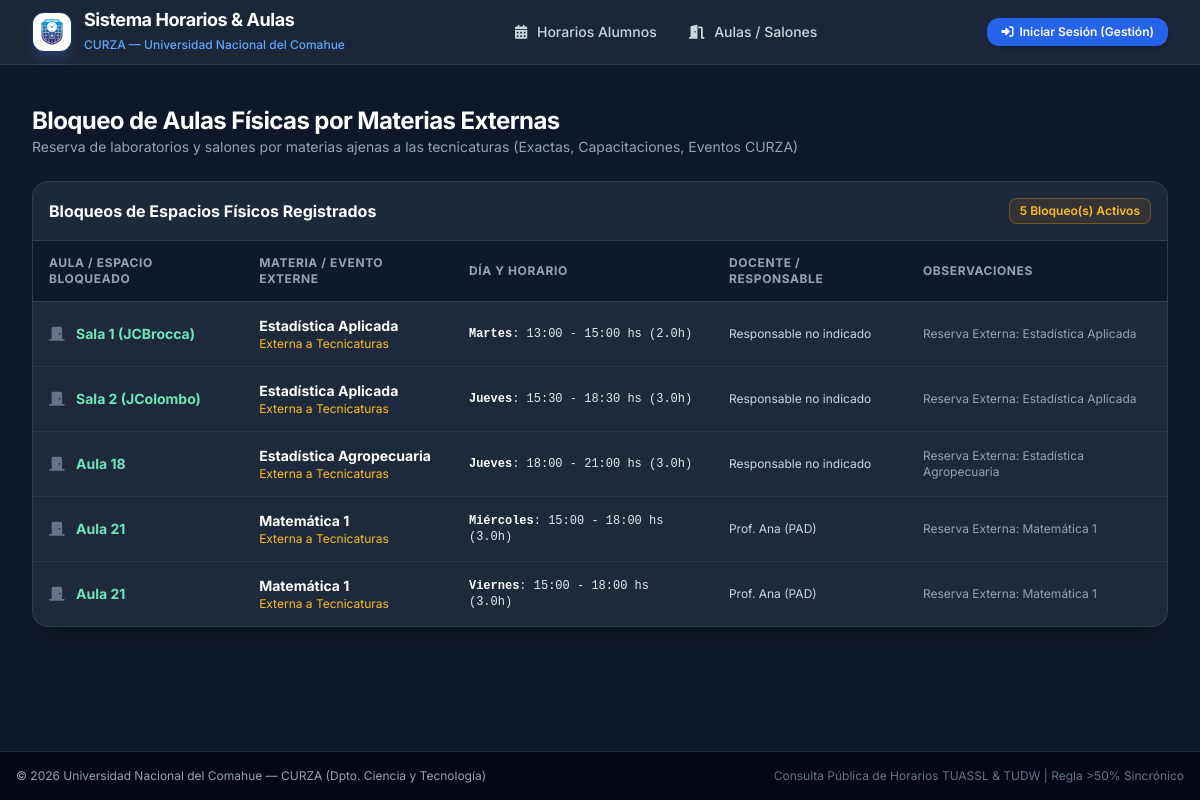
The app's page /bloqueos_externos with its own data.
### app/models.py (models this page shows, shortened)
class BloqueHorario(db.Model):
    __tablename__ = 'bloques_horarios'
    id = db.Column(db.Integer, primary_key=True)
    asignatura_id = db.Column(db.Integer, db.ForeignKey('asignaturas.id'), nullable=False)
    espacio_fisico_id = db.Column(db.Integer, db.ForeignKey('espacios_fisicos.id'), nullable=True) # Null si es Virtual / PEDCO
    profesor_id = db.Column(db.Integer, db.ForeignKey('profesores.id'), nullable=True) # Asignación de docente
    rol_docente = db.Column(db.String(20), nullable=False, default='PAD') # 'PAD' o 'AYP' en ESTE bloque
    dia_semana = db.Column(db.Integer, nullable=False) # 0=Lunes..4=Viernes
    hora_inicio = db.Column(db.Time, nullable=False)
    hora_fin = db.Column(db.Time, nullable=False)
    duracion_horas = db.Column(db.Float, nullable=False)
    tipo = db.Column(db.String(50), nullable=False, default='Teoría')
    modalidad = db.Column(db.String(50), nullable=False, default='Presencial')
    es_sincronico = db.Column(db.Boolean, nullable=False, default=True)
    es_bloqueo_externo = db.Column(db.Boolean, nullable=False, default=False)
    observaciones = db.Column(db.String(250), nullable=True)
    @property
    def dia_nombre(self):
        return DIAS_SEMANA.get(self.dia_semana, 'Desconocido')

class EspacioFisico(db.Model):
    __tablename__ = 'espacios_fisicos'
    id = db.Column(db.Integer, primary_key=True)
    nombre = db.Column(db.String(80), unique=True, nullable=False) # Ej: Sala 1 (JCBrocca)
    capacidad = db.Column(db.Integer, default=30)
    es_laboratorio = db.Column(db.Boolean, default=False)
    equipamiento = db.Column(db.String(200), default='Computadoras / Proyector / Red')
    activa = db.Column(db.Boolean, default=True)
    bloques_horarios = db.relationship('BloqueHorario', backref='espacio_fisico', lazy=True)

class Asignatura(db.Model):
    __tablename__ = 'asignaturas'
    id = db.Column(db.Integer, primary_key=True)
    carrera_id = db.Column(db.Integer, db.ForeignKey('carreras.id'), nullable=False)
    anio_cursada = db.Column(db.Integer, nullable=False) # 1, 2 o 3
    cuatrimestre = db.Column(db.Integer, nullable=False) # 1 o 2 cuatrimestre
    codigo = db.Column(db.String(20), nullable=True)
    nombre = db.Column(db.String(150), nullable=False)
    carga_horaria_semanal = db.Column(db.Integer, nullable=False, default=8) # Total hs semanales
    profesor_cargo = db.Column(db.String(150), nullable=True) # Texto libre / legacy
    es_externa = db.Column(db.Boolean, nullable=False, default=False) # Bloqueo externo / otra materia
    profesor_pad_id = db.Column(db.Integer, db.ForeignKey('profesores.id'), nullable=True)
    profesor_pad = db.relationship('Profesor', foreign_keys=[profesor_pad_id], backref='asignaturas_pad')
    profesores_ayp = db.relationship('Profesor', secondary=asignatura_ayps, backref='asignaturas_ayp')
    bloques_horarios = db.relationship('BloqueHorario', backref='asignatura', lazy=True, cascade='all, delete-orphan')

### app/routes.py (the view)
@main_bp.route('/bloqueos_externos')
def bloqueos_externos():
    bloqueos = BloqueHorario.query.filter((BloqueHorario.es_bloqueo_externo == True) | (BloqueHorario.modalidad == 'Bloqueo Aula')).all()
    aulas_lista = EspacioFisico.query.filter_by(activa=True).all()
    materias_externas = Asignatura.query.filter_by(es_externa=True).all()
    return render_template('bloqueos_externos.html', bloqueos=bloqueos, aulas=aulas_lista, materias_externas=materias_externas, dias_semana=DIAS_SEMANA)

### app/templates/bloqueos_externos.html (shortened to what this page needs)
{% extends "base.html" %}
{% block content %}
<div class="space-y-6">
    <div class="flex flex-col sm:flex-row sm:items-center justify-between gap-4">
        <div>
            <h1 class="text-2xl font-bold text-white tracking-tight">Bloqueo de Aulas Físicas por Materias Externas</h1>
            <p class="text-slate-400 text-sm">Reserva de laboratorios y salones por materias ajenas a las tecnicaturas (Exactas, Capacitaciones, Eventos CURZA)</p>
        </div>
    </div>
    <div class="bg-slate-800 rounded-2xl border border-slate-700/80 shadow-xl overflow-hidden">
        <div class="p-4 border-b border-slate-700 bg-slate-800/80 flex items-center justify-between">
            <h3 class="font-bold text-white text-base">Bloqueos de Espacios Físicos Registrados</h3>
            <span class="text-xs text-amber-400 font-semibold px-2.5 py-1 bg-amber-500/10 border border-amber-500/30 rounded-lg">
                {{ bloqueos|length }} Bloqueo(s) Activos
            </span>
        </div>
        <div class="overflow-x-auto">
            <table class="w-full text-left border-collapse min-w-[700px]">
                <thead>
                    <tr class="bg-slate-900/90 text-slate-400 text-xs uppercase tracking-wider border-b border-slate-700">
                        <th class="py-3.5 px-4 font-bold">Aula / Espacio Bloqueado</th>
                        <th class="py-3.5 px-4 font-bold">Materia / Evento Externe</th>
                        <th class="py-3.5 px-4 font-bold">Día y Horario</th>
                        <th class="py-3.5 px-4 font-bold">Docente / Responsable</th>
                        <th class="py-3.5 px-4 font-bold">Observaciones</th>
                    </tr>
                </thead>
                <tbody class="divide-y divide-slate-700/60 text-sm">
                    {% for b in bloqueos %}
                    <tr class="hover:bg-slate-700/30 transition-colors">
                        <td class="py-3.5 px-4 font-bold text-emerald-300">
                            <i class="fa-solid fa-door-closed mr-2 text-slate-500"></i>
                            {{ b.espacio_fisico.nombre if b.espacio_fisico else 'Sin aula' }}
                        </td>
                        <td class="py-3.5 px-4">
                            <span class="font-bold text-white">{{ b.asignatura.nombre }}</span>
                            <span class="block text-xs text-amber-400">Externa a Tecnicaturas</span>
                        </td>
                        <td class="py-3.5 px-4 font-mono text-xs text-slate-200">
                            <span class="font-bold text-white">{{ b.dia_nombre }}</span>:
                            {{ b.hora_inicio.strftime('%H:%M') }} - {{ b.hora_fin.strftime('%H:%M') }} hs ({{ b.duracion_horas }}h)
                        </td>
                        <td class="py-3.5 px-4 text-xs text-slate-300">
                            {{ b.asignatura.profesor_cargo or 'Responsable no indicado' }}
                        </td>
                        <td class="py-3.5 px-4 text-xs text-slate-400">
                            {{ b.observaciones or '-' }}
                        </td>
                    </tr>
                    {% else %}
                    <tr>
                        <td colspan="6" class="py-8 text-center text-slate-400 text-xs italic">
                            No hay bloqueos externos de aula registrados actualmente.
                        </td>
                    </tr>
                    {% endfor %}
                </tbody>
            </table>
        </div>
    </div>
</div>
{% endblock %}

### app/templates/base.html (shortened to what this page needs)
<!DOCTYPE html>
<html lang="es" class="h-full bg-slate-900 text-slate-100">
<head>
    <script src="https://cdn.tailwindcss.com"></script>
    <link rel="stylesheet" href="https://cdnjs.cloudflare.com/ajax/libs/font-awesome/6.4.0/css/all.min.css">
</head>
<body class="h-full font-sans flex flex-col antialiased selection:bg-blue-500 selection:text-white">
    <header class="bg-slate-800/90 backdrop-blur border-b border-slate-700 sticky top-0 z-40 no-print">
        <div class="max-w-7xl mx-auto px-4 sm:px-6 lg:px-8">
            <div class="flex items-center justify-between h-16">
                <div class="flex items-center space-x-3">
                    <a href="{{ url_for('main.horarios') }}" class="flex items-center space-x-3 group">
                        <div class="w-10 h-10 rounded-xl overflow-hidden shadow-lg shadow-blue-500/20 group-hover:scale-105 transition-transform bg-slate-900 flex items-center justify-center border border-blue-500/30">
                            <img src="{{ url_for('static', filename='favicon.png') }}" alt="UNComa Logo Icon" class="w-full h-full object-cover">
                        </div>
                        <div>
                            <span class="font-bold text-lg tracking-tight text-white block leading-tight">Sistema Horarios & Aulas</span>
                            <span class="text-xs text-blue-400 font-medium">CURZA — Universidad Nacional del Comahue</span>
                        </div>
                    </a>
                </div>
                <nav class="flex items-center space-x-1 sm:space-x-2">
                    {% if current_user.is_authenticated %}
                        <a href="{{ url_for('main.dashboard') }}" class="px-3 py-2 rounded-lg text-sm font-medium transition-colors {% if request.endpoint == 'main.dashboard' %}bg-blue-600/30 text-blue-400 border border-blue-500/30{% else %}text-slate-300 hover:bg-slate-700/50 hover:text-white{% endif %}">
                            <i class="fa-solid fa-chart-pie mr-1.5"></i> Dashboard
                        </a>
                        <a href="{{ url_for('main.horarios') }}" class="px-3 py-2 rounded-lg text-sm font-medium transition-colors {% if request.endpoint == 'main.horarios' %}bg-blue-600/30 text-blue-400 border border-blue-500/30{% else %}text-slate-300 hover:bg-slate-700/50 hover:text-white{% endif %}">
                            <i class="fa-solid fa-table-cells mr-1.5"></i> Horarios
                        </a>
                        <a href="{{ url_for('main.materias') }}" class="px-3 py-2 rounded-lg text-sm font-medium transition-colors {% if 'materia' in request.endpoint %}bg-blue-600/30 text-blue-400 border border-blue-500/30{% else %}text-slate-300 hover:bg-slate-700/50 hover:text-white{% endif %}">
                            <i class="fa-solid fa-book mr-1.5"></i> Materias
                        </a>
                        <a href="{{ url_for('main.profesores') }}" class="px-3 py-2 rounded-lg text-sm font-medium transition-colors {% if 'profesor' in request.endpoint %}bg-blue-600/30 text-blue-400 border border-blue-500/30{% else %}text-slate-300 hover:bg-slate-700/50 hover:text-white{% endif %}">
                            <i class="fa-solid fa-chalkboard-user mr-1.5"></i> Profesores
                        </a>
                        <a href="{{ url_for('main.bloqueos_externos') }}" class="px-3 py-2 rounded-lg text-sm font-medium transition-colors {% if request.endpoint == 'main.bloqueos_externos' %}bg-blue-600/30 text-blue-400 border border-blue-500/30{% else %}text-slate-300 hover:bg-slate-700/50 hover:text-white{% endif %}">
                            <i class="fa-solid fa-lock mr-1.5"></i> Bloqueos
                        </a>
                        <a href="{{ url_for('main.aulas') }}" class="px-3 py-2 rounded-lg text-sm font-medium transition-colors {% if request.endpoint == 'main.aulas' %}bg-blue-600/30 text-blue-400 border border-blue-500/30{% else %}text-slate-300 hover:bg-slate-700/50 hover:text-white{% endif %}">
                            <i class="fa-solid fa-door-open mr-1.5"></i> Aulas
                        </a>
                        {% if current_user.is_admin %}
                        <a href="{{ url_for('main.usuarios') }}" class="px-3 py-2 rounded-lg text-sm font-medium transition-colors {% if request.endpoint == 'main.usuarios' %}bg-blue-600/30 text-blue-400 border border-blue-500/30{% else %}text-slate-300 hover:bg-slate-700/50 hover:text-white{% endif %}">
                            <i class="fa-solid fa-users mr-1.5"></i> Usuarios
                        </a>
                        {% endif %}
                    {% else %}
                        <a href="{{ url_for('main.horarios') }}" class="px-3 py-2 rounded-lg text-sm font-medium transition-colors {% if request.endpoint == 'main.horarios' %}bg-blue-600/30 text-blue-400 border border-blue-500/30{% else %}text-slate-300 hover:bg-slate-700/50 hover:text-white{% endif %}">
                            <i class="fa-solid fa-calendar-days mr-1.5"></i> Horarios Alumnos
                        </a>
                        <a href="{{ url_for('main.aulas') }}" class="px-3 py-2 rounded-lg text-sm font-medium transition-colors {% if request.endpoint == 'main.aulas' %}bg-blue-600/30 text-blue-400 border border-blue-500/30{% else %}text-slate-300 hover:bg-slate-700/50 hover:text-white{% endif %}">
                            <i class="fa-solid fa-door-open mr-1.5"></i> Aulas / Salones
                        </a>
                    {% endif %}
                </nav>
                <div class="flex items-center space-x-3">
                    {% if current_user.is_authenticated %}
                    <div class="text-right hidden sm:block">
                        <p class="text-sm font-semibold text-white leading-tight">{{ current_user.nombre_completo }}</p>
                        <span class="inline-flex items-center px-2 py-0.5 rounded text-xs font-medium bg-slate-700 text-blue-300 border border-slate-600 uppercase">
                            {{ current_user.role }}
                        </span>
                    </div>
                    <a href="{{ url_for('auth.logout') }}" class="p-2 text-slate-400 hover:text-red-400 hover:bg-red-500/10 rounded-lg transition-colors" title="Cerrar sesión">
                        <i class="fa-solid fa-arrow-right-from-bracket text-lg"></i>
                    </a>
                    {% else %}
                    <a href="{{ url_for('auth.login') }}" class="px-3.5 py-1.5 bg-blue-600 hover:bg-blue-500 text-white font-semibold text-xs rounded-xl shadow-md transition-all flex items-center gap-1.5">
                        <i class="fa-solid fa-right-to-bracket"></i> Iniciar Sesión (Gestión)
                    </a>
                    {% endif %}
                </div>
            </div>
        </div>
    </header>
    <main class="flex-1 max-w-7xl w-full mx-auto px-4 sm:px-6 lg:px-8 py-6">
        {% block content %}{% endblock %}
    </main>
    <footer class="bg-slate-950 border-t border-slate-800 text-slate-400 py-4 no-print mt-auto">
        <div class="max-w-7xl mx-auto px-4 text-center text-xs flex flex-col sm:flex-row items-center justify-between gap-2">
            <p>© 2026 Universidad Nacional del Comahue — CURZA (Dpto. Ciencia y Tecnología)</p>
            <p class="text-slate-500">Consulta Pública de Horarios TUASSL & TUDW | Regla >50% Sincrónico</p>
        </div>
    </footer>
</body>
</html>

### records on screen
BloqueHorario: espacio_fisico "Sala 1 (JCBrocca)", asignatura.nombre "Estadística Aplicada", dia_nombre "Martes", hora_inicio "13:00", hora_fin "15:00", duracion_horas "2.0", asignatura "Responsable no indicado", observaciones "Reserva Externa: Estadística Aplicada"
BloqueHorario: espacio_fisico "Sala 2 (JColombo)", asignatura.nombre "Estadística Aplicada", dia_nombre "Jueves", hora_inicio "15:30", hora_fin "18:30", duracion_horas "3.0", asignatura "Responsable no indicado", observaciones "Reserva Externa: Estadística Aplicada"
BloqueHorario: espacio_fisico "Aula 18", asignatura.nombre "Estadística Agropecuaria", dia_nombre "Jueves", hora_inicio "18:00", hora_fin "21:00", duracion_horas "3.0", asignatura "Responsable no indicado", observaciones "Reserva Externa: Estadística Agropecuaria"
BloqueHorario: espacio_fisico "Aula 21", asignatura.nombre "Matemática 1", dia_nombre "Miércoles", hora_inicio "15:00", hora_fin "18:00", duracion_horas "3.0", asignatura "Prof. Ana (PAD)", observaciones "Reserva Externa: Matemática 1"
BloqueHorario: espacio_fisico "Aula 21", asignatura.nombre "Matemática 1", dia_nombre "Viernes", hora_inicio "15:00", hora_fin "18:00", duracion_horas "3.0", asignatura "Prof. Ana (PAD)", observaciones "Reserva Externa: Matemática 1"

### other values on screen
{{ bloqueos|length }} "5"
